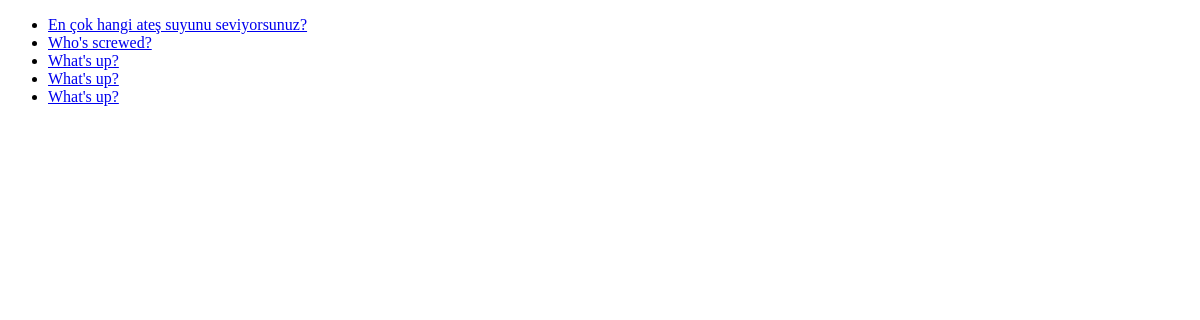
/polls/, run on an earlier commit of the app's database.
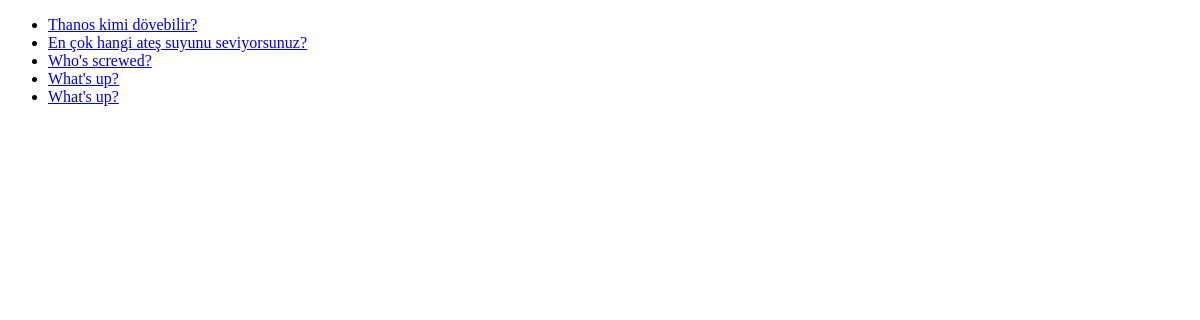
And on a later commit of the database.
### polls/models.py (models this page shows, shortened)
class Question(models.Model):
    question_text = models.CharField(max_length=200)
    pub_date = models.DateTimeField('date published')
    """     def was_published_recently(self):
        return self.pub_date >= timezone.now() - datetime.timedelta(days=1) """
    def was_published_recently(self):
        now = timezone.now()
        return now - datetime.timedelta(days=1) <= self.pub_date <= now

### polls/views.py (the view)
# urls.py: path('', views.index, name='index'),
def index(request):
    latest_question_list = Question.objects.order_by('-pub_date')[:5]
    context = {'latest_question_list': latest_question_list}
    return render(request, 'polls/index.html', context)

### polls/templates/polls/index.html (shortened to what this page needs)
<!DOCTYPE html>
<html lang="en">
<head>
</head>
<body>
    {% if latest_question_list %}
    <ul>
        {% for question in latest_question_list %}
        <li><a href="{% url 'polls:detail' question.id %}">{{ question.question_text }}</a></li>
        {% endfor %}
    </ul>
    {% else %}
    <p>No polls are available.</p>
    {% endif %}
</body>
</html>

What changed in the data, as far as the page shows it:
no longer on this page (row unchanged): Question: question_text "What's up?"
added Question: question_text "Thanos kimi dövebilir?"
